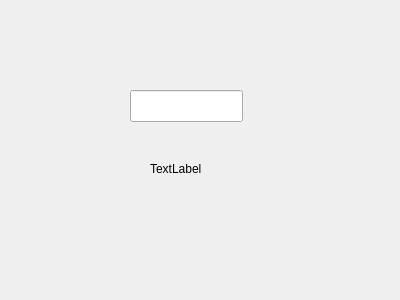
<?xml version="1.0" encoding="UTF-8"?>
<ui version="4.0">
 <class>MyForm</class>
 <widget class="QWidget" name="MyForm">
  <property name="geometry">
   <rect>
    <x>0</x>
    <y>0</y>
    <width>400</width>
    <height>300</height>
   </rect>
  </property>
  <property name="windowTitle">
   <string>Form</string>
  </property>
  <widget class="QLineEdit" name="lineEdit">
   <property name="geometry">
    <rect>
     <x>130</x>
     <y>90</y>
     <width>113</width>
     <height>32</height>
    </rect>
   </property>
  </widget>
  <widget class="MyQLabel" name="label">
   <property name="geometry">
    <rect>
     <x>150</x>
     <y>160</y>
     <width>59</width>
     <height>18</height>
    </rect>
   </property>
   <property name="text">
    <string>TextLabel</string>
   </property>
  </widget>
 </widget>
 <customwidgets>
  <customwidget>
   <class>MyQLabel</class>
   <extends>QLabel</extends>
   <header>MyQLabel.h</header>
   <slots>
    <slot>CuentaEnters()</slot>
   </slots>
  </customwidget>
 </customwidgets>
 <resources/>
 <connections>
  <connection>
   <sender>lineEdit</sender>
   <signal>returnPressed()</signal>
   <receiver>label</receiver>
   <slot>CuentaEnters()</slot>
   <hints>
    <hint type="sourcelabel">
     <x>193</x>
     <y>114</y>
    </hint>
    <hint type="destinationlabel">
     <x>202</x>
     <y>170</y>
    </hint>
   </hints>
  </connection>
 </connections>
</ui>
